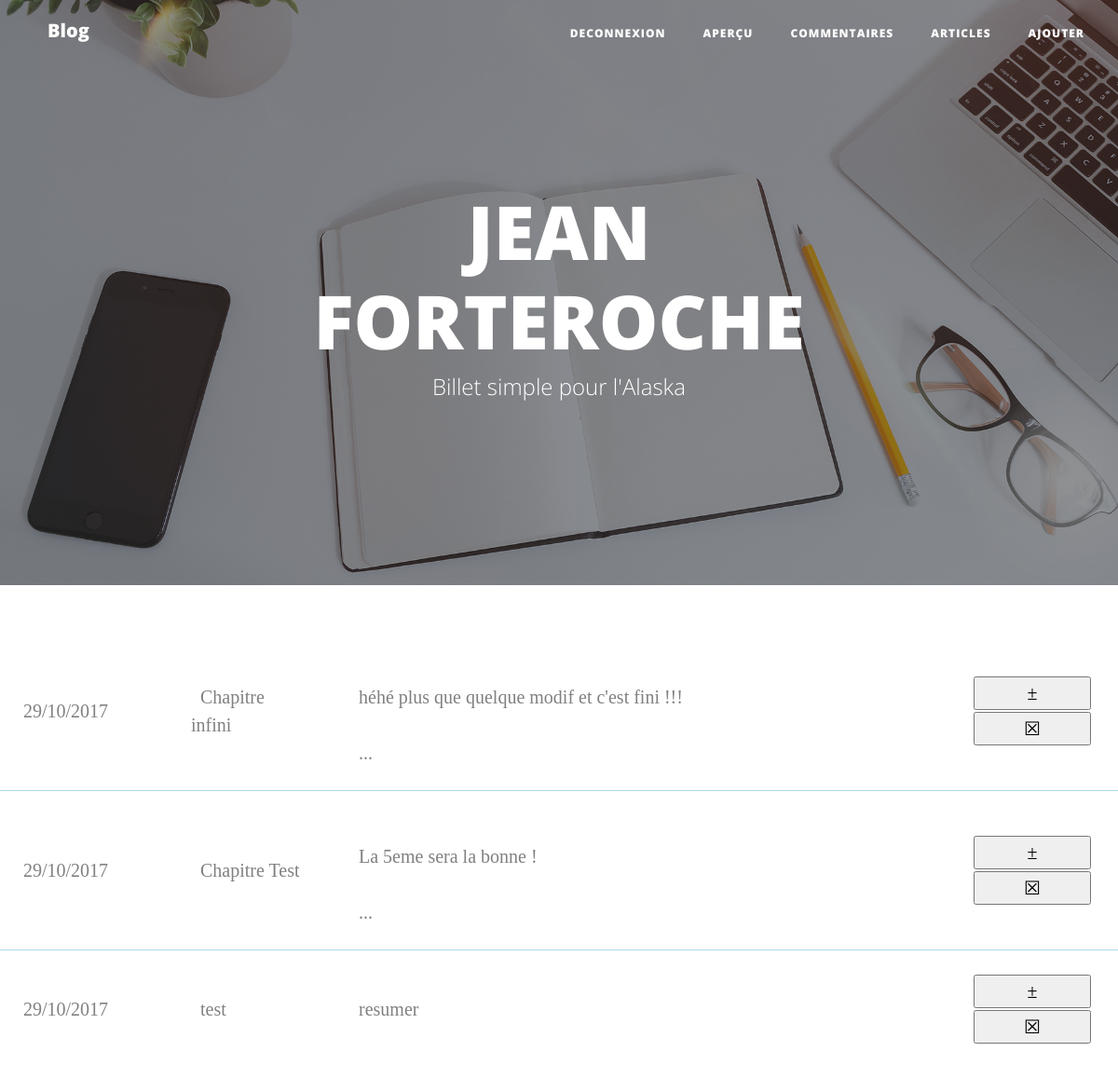
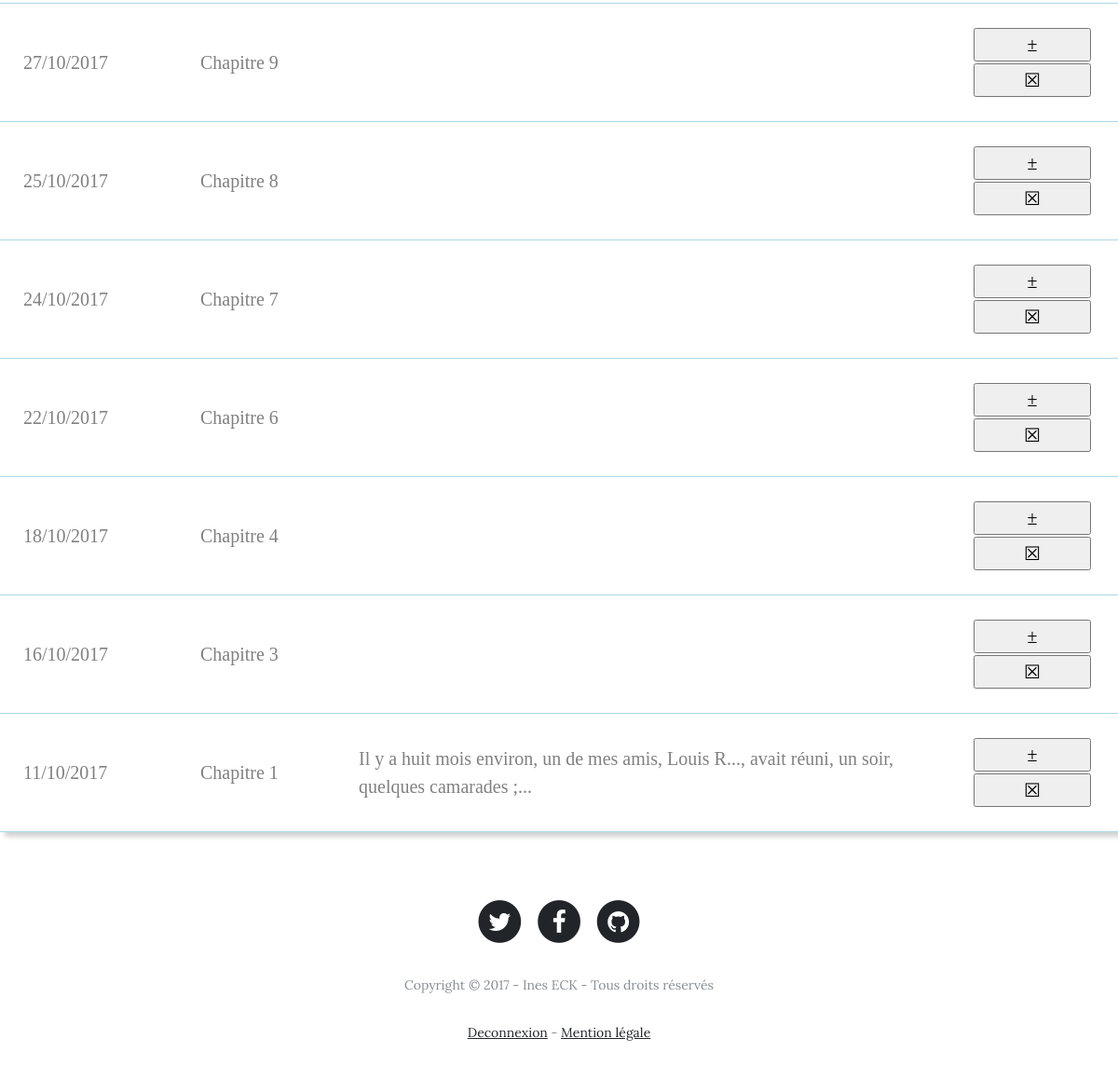
Page /index.php?articleAdmin (signed in) on the committed database (2 pictures, top to bottom).
### tables this page shows
CREATE TABLE `Article` (
  `id` int(10) NOT NULL,
  `author` text NOT NULL,
  `title` varchar(100) NOT NULL,
  `content` text NOT NULL,
  `resume` varchar(100) NOT NULL,
  `dateCreation` datetime NOT NULL
);

### index.php (called while the page is built, shortened)
<?php
include 'controller/Controller.php';
$controller= new Controller();
if(empty($_SERVER['QUERY_STRING'])){
  $controller->homeController();
}
elseif(isset($_GET['article'])){
  $controller->articleController($_GET['article']);
}
elseif(isset($_GET['connexion'])){
  $controller->connexionController($_GET['connexion']);
}
elseif(isset($_GET['mentionLegale'])){
  $controller->mentionController($_GET['mentionLegale']);
}
elseif(isset($_GET['inscription'])){
  $controller->inscriptionController($_GET['inscription']);
}
elseif(isset($_GET['commentConnect'])){
  $controller->commentController($_GET['commentConnect']);
}
elseif(isset($_GET['articleAdmin'])){
  $controller->articleAdmin($_GET['articleAdmin']);
}
elseif(isset($_GET['commentAdmin'])){
  $controller->commentAdmin($_GET['commentAdmin']);
}
elseif(isset($_GET['articleAdd'])){
  $controller->articleAdd($_GET['articleAdd']);
}
elseif(isset($_GET['login'])){
  ControllerLogin::getLogin();
}
elseif(isset($_GET['inscripValid'])){
  ControllerInscript::getInscript();
}
elseif(isset($_GET['deconnexion'])){
  ControllerDeconnexion::deconnexionController();
}
elseif(isset($_GET['signaler'])){
   ControllerSignaler::signalEffect();
}
elseif(isset($_GET['modifierArticle'])){
   $controller->modifierArticle($_POST['id']);
}
elseif(isset($_GET['articleModifier'])){
  ControllerArticle::modifierArticle();
}
elseif(isset($_GET['supprimerArticle'])){
  ControllerArticle::supprimerArticle();
}
elseif(isset($_GET['accepterComment'])){
  ControllerComment::accepterComment();
}
elseif(isset($_GET['supprimerComment'])){
   ControllerComment::supprimerComment();
}
elseif(isset($_GET['commentAdd'])){
   ControllerCommentAdd::commentAdd();
}
elseif(isset($_GET['articleAddAdmin'])){
   ControllerArticle::articleAddAdmin();
}
else{
  $controller->errorController();
}

### model/DatabaseConnexion.php (called while the page is built)
<?php
class DatabaseConnexion {
  public static function getDatabaseConnect() {
    try
    {
      $dsn = "mysql:host=localhost;dbname=blog-p3-MVC";
      $db_user = "lerna";
      $db_mdp = "lerna";
      $db = new PDO($dsn,$db_user,$db_mdp);
      $db->setAttribute(PDO::ATTR_DEFAULT_FETCH_MODE, PDO::FETCH_ASSOC);
    }
    catch(Exception $e)
    {
      die('Erreur : '.$e->getMessage());
    }
    return $db;
  }
}

### model/AbstractEntityRepository.php (called while the page is built, shortened)
<?php
class AbstractEntityRepository{
  protected $db;
  public function __construct(){
    $this->db=DatabaseConnexion::getDatabaseConnect();
  }
  public function findAll($table){
    $req = $this -> db -> query('SELECT * FROM '.$table.' ORDER BY dateCreation DESC');
    $req->setFetchMode(PDO::FETCH_CLASS|PDO::FETCH_PROPS_LATE, $table);
    $req -> execute();
    $datas = $req -> fetchAll();
    return $datas;
  }
}

### view/articleAdmin.php (the view, shortened to what this page needs)
<div class="containerArticleAdmin">
  <table><div id="haut"></div>
    <?php foreach ($articles as $article): ?>
      <tr>
          <td style="width:15%"><?php echo $article -> getDateCreation(); ?></td>
          <td style="width:15%"><a href="index.php?article=<?php echo $article->getId(); ?>#haut"><?php echo $article -> getTitle(); ?></a></td>
          <td><?php echo $article -> getResume(); ?></td>
          <td style="width:15%">
            <form method="post" action="index.php?modifierArticle#haut">
              <input class="submitBillet" type="submit" value="&plusmn;" title="Modifier">
            </form>
            <form method="post" action="index.php?supprimerArticle#haut">
              <input class="submitBillet" type="submit" value="&#9746;" title="Supprimer">
            </form>
          </td>
      </tr>
    <?php endforeach; ?>
  </table>
</div>

### model/Article.php (shortened to what this page needs)
<?php
class Article{
  protected $id;
  protected $title;
  protected $resume;
  protected $dateCreation;
  public function getId(){
    return $this->id;
  }
  public function getTitle(){
    return $this->title;
  }
  public function getResume(){
    return $this->resume;
  }
  public function getDateCreation(){
    try {
        $date = new DateTime($this->dateCreation);
    } catch (Exception $e) {
        echo $e->getMessage();
        exit(1);
    }
    echo $date->format('d/m/Y');
  }
}

### css/style.css (style rules this page uses)
table td { border-bottom: solid 1px lightblue; text-align: left; font-family: Verdana; font-size: 1em; color: gray; padding: 25px; }
table { margin-bottom: 20px; box-shadow: 5px 5px 5px lightgray; width: 100%; }
td a { padding: 10px; color: gray; }
td input { margin: 1px auto; text-align: center; width: 97%; }
p { text-align: justify; }

### rows in the picture
article: dateCreation "29/10/2017", title "Chapitre infini", resume "héhé plus que quelque modif et c'est fini !!! ..."
article: dateCreation "29/10/2017", title "Chapitre Test", resume "La 5eme sera la bonne ! ..."
article: dateCreation "29/10/2017", title "test", resume "resumer"
article: dateCreation "27/10/2017", title "Chapitre 9"
article: dateCreation "25/10/2017", title "Chapitre 8"
article: dateCreation "24/10/2017", title "Chapitre 7"
article: dateCreation "22/10/2017", title "Chapitre 6"
article: dateCreation "18/10/2017", title "Chapitre 4"
article: dateCreation "16/10/2017", title "Chapitre 3"
article: dateCreation "11/10/2017", title "Chapitre 1", resume "Il y a huit mois environ, un de mes amis, Louis R..., avait réuni, un soir, quelques camarades ;..."
